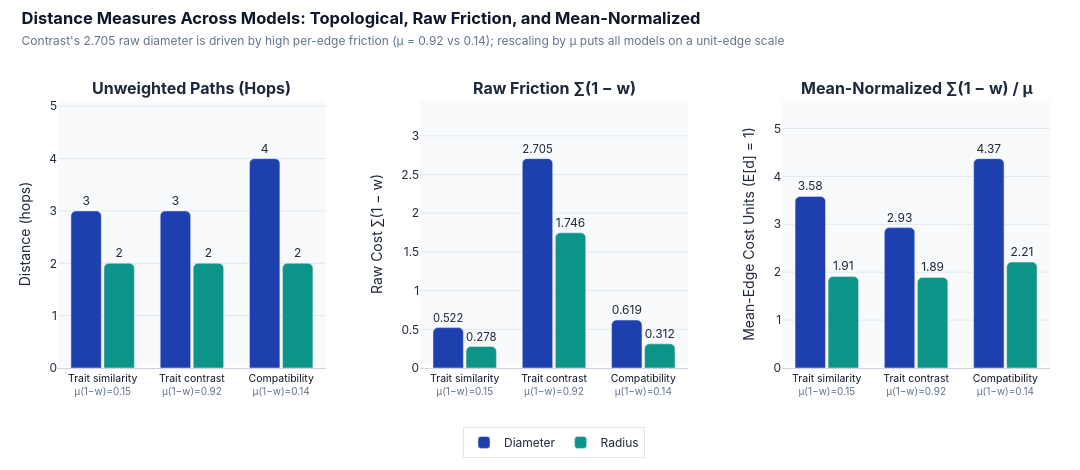

Source (notebook cell):
### Code cell
# Compare hop distances, raw friction (1 - w), and mean-normalized friction across models.
distance_plot = distance_results.copy()
distance_plot["Component label"] = distance_plot.apply(
    lambda row: (
        f"{row['Model'].replace('Work-group ', '').capitalize()}"
        f"<br><span style='font-size:10px;color:#64748B'>μ(1−w)={row['Mean edge friction (1 - w)']:.2f}</span>"
    ),
    axis=1,
)

fig_dist = make_subplots(
    rows=1,
    cols=3,
    subplot_titles=(
        "<b>Unweighted Paths (Hops)</b>",
        "<b>Raw Friction ∑(1 − w)</b>",
        "<b>Mean-Normalized ∑(1 − w) / μ</b>",
    ),
    horizontal_spacing=0.095,
)
panel_specs = [
    ("Diameter (hops)", "Radius (hops)", "{:.0f}", "Distance (hops)"),
    (
        "Weighted diameter (sum of 1 - w)",
        "Weighted radius (sum of 1 - w)",
        "{:.3f}",
        "Raw Cost ∑(1 − w)",
    ),
    (
        "Mean-scaled diameter",
        "Mean-scaled radius",
        "{:.2f}",
        "Mean-Edge Cost Units (E[d] = 1)",
    ),
]
for col_idx, (d_col, r_col, fmt, y_title) in enumerate(panel_specs, start=1):
    fig_dist.add_trace(
        go.Bar(
            x=distance_plot["Component label"],
            y=distance_plot[d_col],
            name="Diameter",
            marker={"color": "#1E40AF", "cornerradius": 5},
            text=[fmt.format(v) for v in distance_plot[d_col]],
            textposition="outside",
            showlegend=(col_idx == 1),
        ),
        row=1,
        col=col_idx,
    )
    fig_dist.add_trace(
        go.Bar(
            x=distance_plot["Component label"],
            y=distance_plot[r_col],
            name="Radius",
            marker={"color": "#0D9488", "cornerradius": 5},
            text=[fmt.format(v) for v in distance_plot[r_col]],
            textposition="outside",
            showlegend=(col_idx == 1),
        ),
        row=1,
        col=col_idx,
    )
    fig_dist.update_yaxes(
        title_text=y_title,
        range=[0, float(distance_plot[d_col].max()) * 1.28],
        gridcolor="#E2E8F0",
        row=1,
        col=col_idx,
    )
    fig_dist.update_xaxes(
        tickangle=0,
        linecolor="#CBD5E1",
        tickfont={"size": 10.5, "color": "#0F172A"},
        row=1,
        col=col_idx,
    )

fig_dist.update_layout(
    barmode="group",
    bargap=0.26,
    bargroupgap=0.08,
    title={
        "text": (
            "<b>Distance Measures Across Models: Topological, Raw Friction, and Mean-Normalized</b>"
            "<br><span style='font-size:12px;color:#64748B;font-weight:400'>"
            "Contrast's 2.705 raw diameter is driven by high per-edge friction (μ = 0.92 vs 0.14); rescaling by μ puts all models on a unit-edge scale</span>"
        ),
        "x": 0.02,
        "y": 0.95,
        "font": {
            "size": 16.5,
            "color": "#0F172A",
            "family": "Inter, -apple-system, sans-serif",
        },
    },
    width=1080,
    height=470,
    paper_bgcolor="#FFFFFF",
    plot_bgcolor="#F8FAFC",
    font={"family": "Inter, -apple-system, sans-serif", "color": "#1E293B"},
    legend={
        "orientation": "h",
        "x": 0.5,
        "xanchor": "center",
        "y": -0.22,
        "yanchor": "top",
        "bgcolor": "rgba(255,255,255,0.95)",
        "bordercolor": "#E2E8F0",
        "borderwidth": 1,
    },
    margin={"l": 58, "r": 30, "t": 100, "b": 95},
)
fig_dist.show()

### Figure 1 — Plotly figure (JSON) as saved in the notebook; plotly's stock layout.template omitted (floating-point values rounded to 4 significant figures)
{"data": [{"marker": {"color": "#1E40AF", "cornerradius": 5}, "name": "Diameter", "showlegend": true, "text": ["3", "3", "4"], "textposition": "outside", "type": "bar", "x": ["Trait similarity<br><span style='font-size:10px;color:#64748B'>μ(1−w)=0.15</span>", "Trait contrast<br><span style='font-size:10px;color:#64748B'>μ(1−w)=0.92</span>", "Compatibility<br><span style='font-size:10px;color:#64748B'>μ(1−w)=0.14</span>"], "xaxis": "x", "y": [3, 3, 4], "yaxis": "y"}, {"marker": {"color": "#0D9488", "cornerradius": 5}, "name": "Radius", "showlegend": true, "text": ["2", "2", "2"], "textposition": "outside", "type": "bar", "x": ["Trait similarity<br><span style='font-size:10px;color:#64748B'>μ(1−w)=0.15</span>", "Trait contrast<br><span style='font-size:10px;color:#64748B'>μ(1−w)=0.92</span>", "Compatibility<br><span style='font-size:10px;color:#64748B'>μ(1−w)=0.14</span>"], "xaxis": "x", "y": [2, 2, 2], "yaxis": "y"}, {"marker": {"color": "#1E40AF", "cornerradius": 5}, "name": "Diameter", "showlegend": false, "text": ["0.522", "2.705", "0.619"], "textposition": "outside", "type": "bar", "x": ["Trait similarity<br><span style='font-size:10px;color:#64748B'>μ(1−w)=0.15</span>", "Trait contrast<br><span style='font-size:10px;color:#64748B'>μ(1−w)=0.92</span>", "Compatibility<br><span style='font-size:10px;color:#64748B'>μ(1−w)=0.14</span>"], "xaxis": "x2", "y": [0.522, 2.705, 0.619], "yaxis": "y2"}, {"marker": {"color": "#0D9488", "cornerradius": 5}, "name": "Radius", "showlegend": false, "text": ["0.278", "1.746", "0.312"], "textposition": "outside", "type": "bar", "x": ["Trait similarity<br><span style='font-size:10px;color:#64748B'>μ(1−w)=0.15</span>", "Trait contrast<br><span style='font-size:10px;color:#64748B'>μ(1−w)=0.92</span>", "Compatibility<br><span style='font-size:10px;color:#64748B'>μ(1−w)=0.14</span>"], "xaxis": "x2", "y": [0.278, 1.746, 0.312], "yaxis": "y2"}, {"marker": {"color": "#1E40AF", "cornerradius": 5}, "name": "Diameter", "showlegend": false, "text": ["3.58", "2.93", "4.37"], "textposition": "outside", "type": "bar", "x": ["Trait similarity<br><span style='font-size:10px;color:#64748B'>μ(1−w)=0.15</span>", "Trait contrast<br><span style='font-size:10px;color:#64748B'>μ(1−w)=0.92</span>", "Compatibility<br><span style='font-size:10px;color:#64748B'>μ(1−w)=0.14</span>"], "xaxis": "x3", "y": [3.58, 2.93, 4.37], "yaxis": "y3"}, {"marker": {"color": "#0D9488", "cornerradius": 5}, "name": "Radius", "showlegend": false, "text": ["1.91", "1.89", "2.21"], "textposition": "outside", "type": "bar", "x": ["Trait similarity<br><span style='font-size:10px;color:#64748B'>μ(1−w)=0.15</span>", "Trait contrast<br><span style='font-size:10px;color:#64748B'>μ(1−w)=0.92</span>", "Compatibility<br><span style='font-size:10px;color:#64748B'>μ(1−w)=0.14</span>"], "xaxis": "x3", "y": [1.91, 1.89, 2.21], "yaxis": "y3"}], "layout": {"annotations": [{"font": {"size": 16}, "showarrow": false, "text": "<b>Unweighted Paths (Hops)</b>", "x": 0.135, "xanchor": "center", "xref": "paper", "y": 1.0, "yanchor": "bottom", "yref": "paper"}, {"font": {"size": 16}, "showarrow": false, "text": "<b>Raw Friction ∑(1 − w)</b>", "x": 0.5, "xanchor": "center", "xref": "paper", "y": 1.0, "yanchor": "bottom", "yref": "paper"}, {"font": {"size": 16}, "showarrow": false, "text": "<b>Mean-Normalized ∑(1 − w) / μ</b>", "x": 0.865, "xanchor": "center", "xref": "paper", "y": 1.0, "yanchor": "bottom", "yref": "paper"}], "bargap": 0.26, "bargroupgap": 0.08, "barmode": "group", "font": {"color": "#1E293B", "family": "Inter, -apple-system, sans-serif"}, "height": 470, "legend": {"bgcolor": "rgba(255,255,255,0.95)", "bordercolor": "#E2E8F0", "borderwidth": 1, "orientation": "h", "x": 0.5, "xanchor": "center", "y": -0.22, "yanchor": "top"}, "margin": {"b": 95, "l": 58, "r": 30, "t": 100}, "paper_bgcolor": "#FFFFFF", "plot_bgcolor": "#F8FAFC", "title": {"font": {"color": "#0F172A", "family": "Inter, -apple-system, sans-serif", "size": 16.5}, "text": "<b>Distance Measures Across Models: Topological, Raw Friction, and Mean-Normalized</b><br><span style='font-size:12px;color:#64748B;font-weight:400'>Contrast's 2.705 raw diameter is driven by high per-edge friction (μ = 0.92 vs 0.14); rescaling by μ puts all models on a unit-edge scale</span>", "x": 0.02, "y": 0.95}, "width": 1080, "xaxis": {"anchor": "y", "domain": [0.0, 0.27], "linecolor": "#CBD5E1", "tickangle": 0, "tickfont": {"color": "#0F172A", "size": 10.5}}, "xaxis2": {"anchor": "y2", "domain": [0.365, 0.635], "linecolor": "#CBD5E1", "tickangle": 0, "tickfont": {"color": "#0F172A", "size": 10.5}}, "xaxis3": {"anchor": "y3", "domain": [0.73, 1.0], "linecolor": "#CBD5E1", "tickangle": 0, "tickfont": {"color": "#0F172A", "size": 10.5}}, "yaxis": {"anchor": "x", "domain": [0.0, 1.0], "gridcolor": "#E2E8F0", "range": [0, 5.12], "title": {"text": "Distance (hops)"}}, "yaxis2": {"anchor": "x2", "domain": [0.0, 1.0], "gridcolor": "#E2E8F0", "range": [0, 3.462], "title": {"text": "Raw Cost ∑(1 − w)"}}, "yaxis3": {"anchor": "x3", "domain": [0.0, 1.0], "gridcolor": "#E2E8F0", "range": [0, 5.594], "title": {"text": "Mean-Edge Cost Units (E[d] = 1)"}}}}
